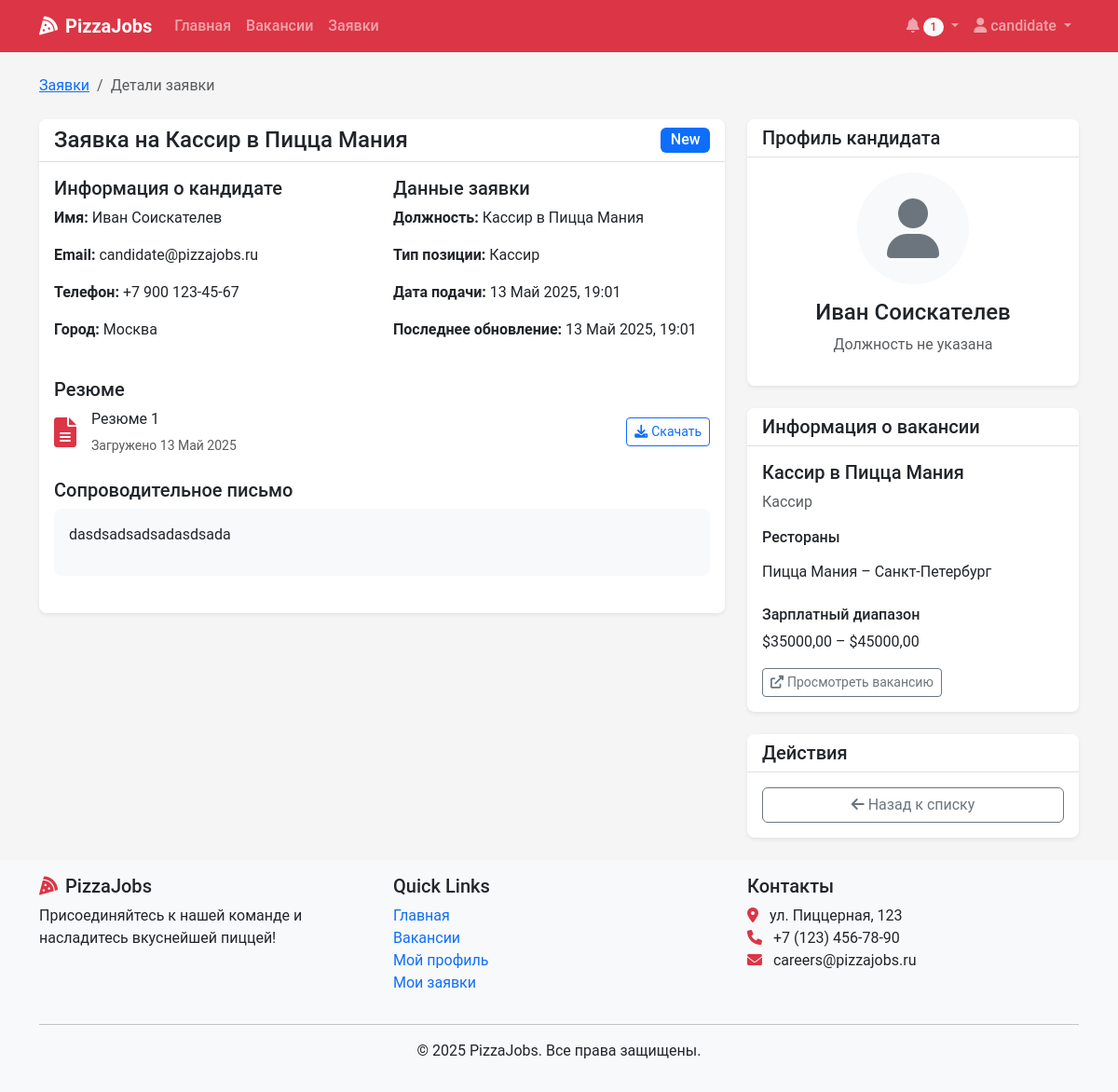
Page /applications/2/ (signed in) on the committed database.
### recruitment/models.py (models this page shows, shortened)
class Application(models.Model):
    vacancy = models.ForeignKey(Vacancy, on_delete=models.CASCADE, related_name='applications')
    user = models.ForeignKey(User, on_delete=models.CASCADE, related_name='applications')
    resume = models.ForeignKey(Resume, on_delete=models.SET_NULL, null=True, blank=True, related_name='applications')
    cover_letter = models.TextField(blank=True, null=True)
    status = models.CharField(max_length=20, choices=ApplicationStatus.choices, default=ApplicationStatus.NEW)
    applied_at = models.DateTimeField(auto_now_add=True)
    updated_at = models.DateTimeField(auto_now=True)

class Vacancy(models.Model):
    title = models.CharField(max_length=100)
    position_type = models.ForeignKey(PositionType, on_delete=models.CASCADE, related_name='vacancies')
    restaurants = models.ManyToManyField(Restaurant, related_name='vacancies')
    description = models.TextField()
    requirements = models.TextField()
    responsibilities = models.TextField()
    conditions = models.TextField()
    salary_min = models.DecimalField(max_digits=10, decimal_places=2, null=True, blank=True)
    salary_max = models.DecimalField(max_digits=10, decimal_places=2, null=True, blank=True)
    is_active = models.BooleanField(default=True)
    created_at = models.DateTimeField(auto_now_add=True)
    updated_at = models.DateTimeField(auto_now=True)
    created_by = models.ForeignKey(User, on_delete=models.SET_NULL, null=True, related_name='created_vacancies')
    class Meta:
        verbose_name_plural = "Vacancies"

class UserProfile(models.Model):
    user = models.OneToOneField(User, on_delete=models.CASCADE, related_name='profile')
    role = models.CharField(max_length=20, choices=UserRole.choices, default=UserRole.CANDIDATE)
    phone = models.CharField(max_length=15, blank=True, null=True)
    city = models.CharField(max_length=100, blank=True, null=True)
    photo = models.ImageField(upload_to='profile_photos/', blank=True, null=True)
    about = models.TextField(blank=True, null=True)
    desired_position = models.CharField(max_length=100, blank=True, null=True)
    experience = models.TextField(blank=True, null=True)
    education = models.TextField(blank=True, null=True)

class PositionType(models.Model):
    title = models.CharField(max_length=100, unique=True)
    description = models.TextField()

class Resume(models.Model):
    user = models.ForeignKey(User, on_delete=models.CASCADE, related_name='resumes')
    file = models.FileField(upload_to=resume_file_path)
    title = models.CharField(max_length=100)
    uploaded_at = models.DateTimeField(auto_now_add=True)
    is_active = models.BooleanField(default=True)

class Restaurant(models.Model):
    name = models.CharField(max_length=100)
    address = models.CharField(max_length=255)
    city = models.CharField(max_length=100)
    manager = models.ForeignKey(User, on_delete=models.SET_NULL, null=True, blank=True, related_name='managed_restaurants')

### recruitment/views.py (the view, shortened to what this page needs)
# urls.py: path('applications/<int:application_id>/', views.application_detail, name='application_detail'),
@login_required
def application_detail(request, application_id):
    application = get_object_or_404(Application, id=application_id)
    user_profile = get_object_or_404(UserProfile, user=request.user)
    if user_profile.role == UserRole.CANDIDATE:
        if application.user != request.user:
            return HttpResponseForbidden("You don't have permission to view this application.")
    elif user_profile.role == UserRole.RESTAURANT_MANAGER:
        manager_restaurants = Restaurant.objects.filter(manager=request.user)
        application_restaurants = application.vacancy.restaurants.all()
        if not any(r in manager_restaurants for r in application_restaurants):
            return HttpResponseForbidden("You don't have permission to view this application.")
    comments = ApplicationComment.objects.filter(application=application).order_by('created_at')
    interviews = Interview.objects.filter(application=application).order_by('date_time')
    status_form = None
    comment_form = None
    interview_form = None
    context = {
        'application': application,
        'comments': comments,
        'interviews': interviews,
        'status_form': status_form,
        'comment_form': comment_form,
        'interview_form': interview_form,
    }
    return render(request, 'applications/detail.html', context)

### templates/applications/detail.html (shortened to what this page needs)
{% extends 'base.html' %}
{% load crispy_forms_tags %}
{% block content %}
<div class="container">
    <nav aria-label="breadcrumb" class="mb-4">
        <ol class="breadcrumb">
            <li class="breadcrumb-item"><a href="{% url 'application_list' %}">Заявки</a></li>
            <li class="breadcrumb-item active">Детали заявки</li>
        </ol>
    </nav>
    <div class="row">
        <div class="col-lg-8">
            <div class="card shadow mb-4">
                <div class="card-header bg-white">
                    <div class="d-flex justify-content-between align-items-center">
                        <h2 class="h4 mb-0">Заявка на {{ application.vacancy.title }}</h2>
                        <span class="badge {% if application.status == 'NEW' %}bg-primary{% elif application.status == 'REVIEWING' %}bg-info{% elif application.status == 'INTERVIEW_SCHEDULED' %}bg-warning{% elif application.status == 'ACCEPTED' %}bg-success{% elif application.status == 'REJECTED' %}bg-danger{% else %}bg-secondary{% endif %} fs-6">
                            {{ application.get_status_display }}
                        </span>
                    </div>
                </div>
                <div class="card-body">
                    <div class="row mb-4">
                        <div class="col-md-6">
                            <h5>Информация о кандидате</h5>
                            <p><strong>Имя:</strong> {{ application.user.get_full_name }}</p>
                            <p><strong>Email:</strong> {{ application.user.email }}</p>
                            <p><strong>Телефон:</strong> {{ application.user.profile.phone|default:"Не указан" }}</p>
                            <p><strong>Город:</strong> {{ application.user.profile.city|default:"Не указан" }}</p>
                        </div>
                        <div class="col-md-6">
                            <h5>Данные заявки</h5>
                            <p><strong>Должность:</strong> {{ application.vacancy.title }}</p>
                            <p><strong>Тип позиции:</strong> {{ application.vacancy.position_type.title }}</p>
                            <p><strong>Дата подачи:</strong> {{ application.applied_at|date:"j F Y, H:i" }}</p>
                            <p><strong>Последнее обновление:</strong> {{ application.updated_at|date:"j F Y, H:i" }}</p>
                        </div>
                    </div>
                    {% if application.resume %}
                        <div class="mb-4">
                            <h5>Резюме</h5>
                            <div class="d-flex align-items-center">
                                <i class="fas fa-file-alt fa-2x text-danger me-3"></i>
                                <div>
                                    <p class="mb-1">{{ application.resume.title }}</p>
                                    <small class="text-muted">Загружено {{ application.resume.uploaded_at|date:"j F Y" }}</small>
                                </div>
                                <a href="{{ application.resume.file.url }}" class="btn btn-sm btn-outline-primary ms-auto" target="_blank">
                                    <i class="fas fa-download me-1"></i>Скачать
                                </a>
                            </div>
                        </div>
                    {% endif %}
                    {% if application.cover_letter %}
                        <div class="mb-4">
                            <h5>Сопроводительное письмо</h5>
                            <div class="card">
                                <div class="card-body bg-light">
                                    {{ application.cover_letter|linebreaks }}
                                </div>
                            </div>
                        </div>
                    {% endif %}
                </div>
            </div>
        </div>
        <div class="col-lg-4">
            <div class="card shadow mb-4">
                <div class="card-header bg-white">
                    <h3 class="h5 mb-0">Профиль кандидата</h3>
                </div>
                <div class="card-body text-center">
                    {% if application.user.profile.photo %}
                        <img src="{{ application.user.profile.photo.url }}" alt="Фото профиля" class="rounded-circle mb-3" style="width: 120px; height: 120px; object-fit: cover;">
                    {% else %}
                        <div class="rounded-circle bg-light d-flex align-items-center justify-content-center mx-auto mb-3" style="width: 120px; height: 120px;">
                            <i class="fas fa-user fa-4x text-secondary"></i>
                        </div>
                    {% endif %}
                    <h4>{{ application.user.get_full_name }}</h4>
                    <p class="text-muted">{{ application.user.profile.desired_position|default:"Должность не указана" }}</p>
                </div>
            </div>
            <div class="card shadow mb-4">
                <div class="card-header bg-white">
                    <h3 class="h5 mb-0">Информация о вакансии</h3>
                </div>
                <div class="card-body">
                    <h5>{{ application.vacancy.title }}</h5>
                    <p class="text-muted">{{ application.vacancy.position_type.title }}</p>
                    <div class="mb-3">
                        <h6>Рестораны</h6>
                        <ul class="list-group list-group-flush">
                            {% for restaurant in application.vacancy.restaurants.all %}
                                <li class="list-group-item px-0">
                                    {{ restaurant.name }} – {{ restaurant.city }}
                                </li>
                            {% endfor %}
                        </ul>
                    </div>
                    <div class="mb-3">
                        <h6>Зарплатный диапазон</h6>
                        <p>
                            {% if application.vacancy.salary_min and application.vacancy.salary_max %}
                                ${{ application.vacancy.salary_min }} – ${{ application.vacancy.salary_max }}
                            {% elif application.vacancy.salary_min %}
                                От ${{ application.vacancy.salary_min }}
                            {% elif application.vacancy.salary_max %}
                                До ${{ application.vacancy.salary_max }}
                            {% else %}
                                Не указано
                            {% endif %}
                        </p>
                    </div>
                    <a href="{% url 'vacancy_detail' application.vacancy.id %}" class="btn btn-sm btn-outline-secondary">
                        <i class="fas fa-external-link-alt me-1"></i>Просмотреть вакансию
                    </a>
                </div>
            </div>
            <div class="card shadow">
                <div class="card-header bg-white">
                    <h3 class="h5 mb-0">Действия</h3>
                </div>
                <div class="card-body">
                    <div class="d-grid gap-2">
                        <a href="{% url 'application_list' %}" class="btn btn-outline-secondary">
                            <i class="fas fa-arrow-left me-1"></i>Назад к списку
                        </a>
                    </div>
                </div>
            </div>
        </div>
    </div>
</div>
{% endblock %}

### templates/base.html (shortened to what this page needs)
<!DOCTYPE html>
<html lang="ru">
<head>
    <link href="https://cdn.jsdelivr.net/npm/bootstrap@5.3.0-alpha1/dist/css/bootstrap.min.css" rel="stylesheet">
    <link rel="stylesheet" href="https://cdnjs.cloudflare.com/ajax/libs/font-awesome/6.0.0/css/all.min.css">
    <link rel="stylesheet" href="/static/css/main.css">
</head>
<body>
    <nav class="navbar navbar-expand-lg navbar-dark bg-danger sticky-top">
        <div class="container">
            <a class="navbar-brand" href="{% url 'home' %}">
                <i class="fas fa-pizza-slice me-2"></i>PizzaJobs
            </a>
            <div class="collapse navbar-collapse" id="navbarNav">
                <ul class="navbar-nav me-auto">
                    <li class="nav-item">
                        <a class="nav-link" href="{% url 'home' %}">Главная</a>
                    </li>
                    <li class="nav-item">
                        <a class="nav-link" href="{% url 'vacancy_list' %}">Вакансии</a>
                    </li>
                    {% if user.is_authenticated %}
                        <li class="nav-item">
                            <a class="nav-link" href="{% url 'application_list' %}">Заявки</a>
                        </li>
                    {% endif %}
                </ul>
                <ul class="navbar-nav">
                    {% if user.is_authenticated %}
                        <li class="nav-item dropdown">
                            <a class="nav-link dropdown-toggle" href="#" id="notificationDropdown" role="button" data-bs-toggle="dropdown">
                                <i class="fas fa-bell"></i>
                                {% if user.notifications.filter.exists %}
                                <span class="badge rounded-pill bg-light text-danger">
                                    {{ user.notifications.filter.count }}
                                </span>
                                {% endif %}
                            </a>
                        </li>
                        <li class="nav-item dropdown">
                            <a class="nav-link dropdown-toggle" href="#" id="userDropdown" role="button" data-bs-toggle="dropdown">
                                <i class="fas fa-user"></i> {{ user.username }}
                            </a>
                        </li>
                    {% endif %}
                </ul>
            </div>
        </div>
    </nav>
    <main class="py-4">
        {% block content %}{% endblock %}
    </main>
    <footer class="footer mt-auto py-3 bg-light">
        <div class="container">
            <div class="row">
                <div class="col-md-4">
                    <h5><i class="fas fa-pizza-slice text-danger me-2"></i>PizzaJobs</h5>
                    <p>Присоединяйтесь к нашей команде и насладитесь вкуснейшей пиццей!</p>
                </div>
                <div class="col-md-4">
                    <h5>Quick Links</h5>
                    <ul class="list-unstyled">
                        <li><a href="{% url 'home' %}" class="text-decoration-none">Главная</a></li>
                        <li><a href="{% url 'vacancy_list' %}" class="text-decoration-none">Вакансии</a></li>
                        {% if user.is_authenticated %}
                            <li><a href="{% url 'view_profile' %}" class="text-decoration-none">Мой профиль</a></li>
                            <li><a href="{% url 'application_list' %}" class="text-decoration-none">Мои заявки</a></li>
                        {% else %}
                            <li><a href="{% url 'login' %}" class="text-decoration-none">Войти</a></li>
                            <li><a href="{% url 'register' %}" class="text-decoration-none">Регистрация</a></li>
                        {% endif %}
                    </ul>
                </div>
                <div class="col-md-4">
                    <h5>Контакты</h5>
                    <address>
                        <i class="fas fa-map-marker-alt text-danger me-2"></i> ул. Пиццерная, 123<br>
                        <i class="fas fa-phone text-danger me-2"></i> +7 (123) 456-78-90<br>
                        <i class="fas fa-envelope text-danger me-2"></i> careers@pizzajobs.ru
                    </address>
                </div>
            </div>
            <hr>
            <div class="text-center">
                <p>&copy; 2025 PizzaJobs. Все права защищены.</p>
            </div>
        </div>
    </footer>
</body>
</html>

### rows in the picture
Application: vacancy "Кассир в Пицца Мания", status "New", user.get_full_name "Иван Соискателев", user.email "candidate@pizzajobs.ru", user.profile.phone "+7 900 123-45-67", user.profile.city "Москва", vacancy.position_type "Кассир", applied_at "13 Май 2025, 19:01", updated_at "13 Май 2025, 19:01", resume "Резюме 1", resume.uploaded_at "13 Май 2025", cover_letter "dasdsadsadsadasdsada", user.profile.desired_position "Должность не указана", vacancy.salary_min "35000,00", vacancy.salary_max "45000,00"
Restaurant: name "Пицца Мания", city "Санкт-Петербург"

### other values in the picture
{{ user.notifications.filter.count }} "1"
{{ user.username }} "candidate"
